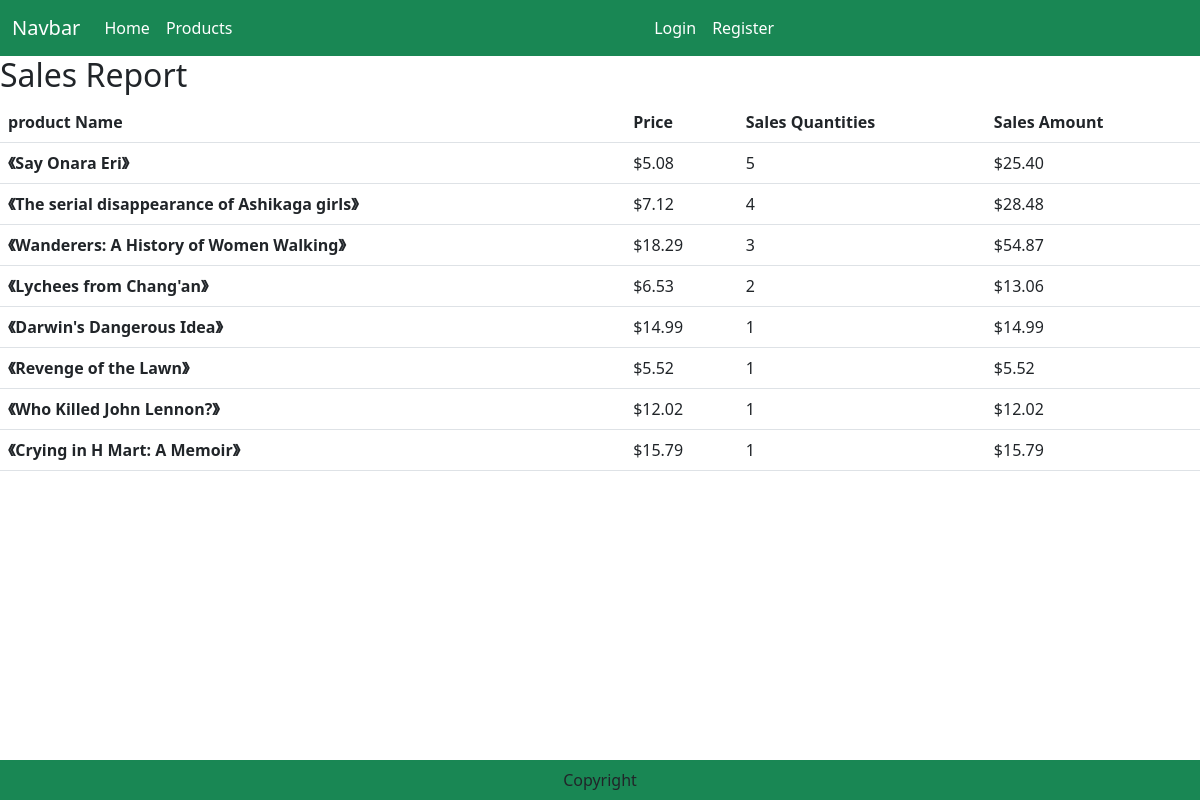
The page /report/ on the database its author committed.
### products/models.py (models this page shows, shortened)
class Product(models.Model):
    productName = models.CharField(max_length=100)
    price = models.DecimalField(default=0, max_digits=7, decimal_places=2)
    ISBN = models.CharField(max_length=17)
    author = models.CharField(max_length=100)
    publisher = models.CharField(max_length=100)
    introduction = models.TextField(max_length=1000)
    image = models.ImageField(upload_to='product')
    category = models.ForeignKey('Category', related_name="products", on_delete=models.CASCADE,)
    avgRating = models.DecimalField(default=0, max_digits=3, decimal_places=2)

### order/views.py (the view)
# urls.py: path("report/", views.ReportView.as_view(), name="report"),
class ReportView(View):
    def get(self, request):
        user = request.user
        items = OrderItem.objects.all()
        pName = []
        for item in items:
            pName.append((item.product.productName,item.product.price))
        dic = {}
        for p in pName:
            dic[p] = dic.get(p, 0) + 1
        total = []
        for k, v in dic.items():
            amount = k[1] * v
            total.append(amount)
        itemsZip = zip(dic,total)
        context = {
           'items': items,
           'itemsZip': itemsZip,
           'dic': dic,
        }
        return render(request, 'report.html', context)

### order/templatetags/templatehelper.py (called while the page is built)
@register.filter
def div(value, div):
    return round((value * div), 2)

### templates/report.html (shortened to what this page needs)
{% extends 'base.html' %}
{% load static %}
{% load templatehelper %}
{% block main-content %}
<h2>Sales Report</h2>
<table class="table">
    <thead>
      <tr>
        <th scope="col">product Name</th>
        <th scope="col">Price</th>
        <th scope="col">Sales Quantities</th>
        <th scope="col">Sales Amount</th>
      </tr>
    </thead>
    <tbody>
      {% for key,value in dic.items %}
        <tr>
            <th scope="row">《{{ key.0 }}》</th>
            <td>${{ key.1}}</td>
            <td>{{ value }}</td>
            <td>${{ key.1 |div:value }}
            </td>
        </tr>
      {% endfor %}
    </tbody>
  </table>
{% endblock main-content %}

### rows shown on the page
Product: productName "Say Onara Eri", price "5.08", price "25.40"
Product: productName "The serial disappearance of Ashikaga girls", price "7.12", price "28.48"
Product: productName "Wanderers: A History of Women Walking", price "18.29", price "54.87"
Product: productName "Lychees from Chang'an", price "6.53", price "13.06"
Product: productName "Darwin's Dangerous Idea", price "14.99", price "14.99"
Product: productName "Revenge of the Lawn", price "5.52", price "5.52"
Product: productName "Who Killed John Lennon?", price "12.02", price "12.02"
Product: productName "Crying in H Mart: A Memoir", price "15.79", price "15.79"

### other values the page prints
{{ value }} "5" "4" "3" "2" "1" "1" "1" "1"
